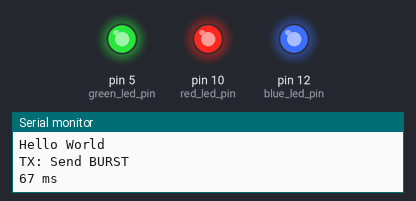
This sketch was run on a simulated Arduino Uno, built with avr-gcc and run on an emulated ATmega328P. Parts: output pins drawn as LEDs (lit = HIGH), the last lines printed to the serial monitor. At 10.7 s the program stops and its outputs stay as they are.

Above: at 0.1 s.
At 10.7 s:
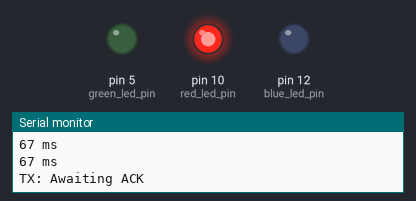
Timing chart, 0 to 12.2 s (numbered marks = the images above):
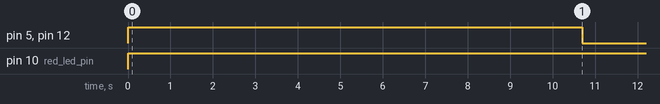

The sketch:

IRGC_GameDemo1.ino
```cpp
#include <IRremote.h>

#define PLAYER1

#define NUM_PLAYERS 3

#ifdef PLAYER1
#define MY_PLAYER_NUMBER 1
#define START_WITH_BALL  1
#endif
#ifdef PLAYER2
#define MY_PLAYER_NUMBER 2
#define START_WITH_BALL  0
#endif
#ifdef PLAYER3
#define MY_PLAYER_NUMBER 3
#define START_WITH_BALL  0
#endif

#define SENDING_TIMEOUT 10000
#define ACK_TIMEOUT     1000 // i changed this to 500, it was 1000
#define TX_TIMEOUT      250

//The IR transmit pin is defined by what timer is chosen in the library IRRemoteint.h
//Since we are using an ATTINY84 chip we have to use timer 1 which binds to arduino pin 6
//If we were using ATMEGA328 timer 1 binds to pin 9

int have_ball = START_WITH_BALL;
int caught_ball = START_WITH_BALL;
int time_received_ball = 0;
int begin_transmit_timestamp = 0;
int ball_number = MY_PLAYER_NUMBER;


int RECV_PIN = 4;
IRrecv irrecv(RECV_PIN);
IRsend irsend;
decode_results results;

int red_led_pin = 10;
int blue_led_pin = 12;
int green_led_pin = 5;

void led_on();
void led_off();
void led_done();
void led_red();

void setup()
{
  pinMode(red_led_pin, OUTPUT);
  pinMode(blue_led_pin, OUTPUT);
  pinMode(green_led_pin, OUTPUT);

  Serial.begin(115200);
  Serial.println(F("Hello World"));
  irrecv.enableIRIn(); // Start the receiver
  time_received_ball = 0;
}

void loop() {

  if(have_ball){
    led_on();

    int new_ball_number = MY_PLAYER_NUMBER + 1;
    if(new_ball_number > NUM_PLAYERS){
      new_ball_number = 1;
    }

    int next_ball_number = new_ball_number + 1;
     if(next_ball_number > NUM_PLAYERS){
      next_ball_number = 1;
    }


    while((millis() - time_received_ball) <= SENDING_TIMEOUT){

      begin_transmit_timestamp = millis();
      Serial.println(F("TX: Send BURST"));
      while(millis() - begin_transmit_timestamp <= TX_TIMEOUT){
        uint32_t timestamp = millis();
        irsend.sendSony(new_ball_number, 12);
        Serial.print(millis() - timestamp);
        Serial.println(F(" ms"));
        delay(100);
      }

      irrecv.enableIRIn();

      begin_transmit_timestamp = millis();
      Serial.println(F("TX: Awaiting ACK"));
      while((millis() - begin_transmit_timestamp) <= ACK_TIMEOUT){

        if (irrecv.decode(&results)) {
          Serial.println(results.value, HEX);
          irrecv.resume(); // Receive the next value
          if(results.value == next_ball_number){
            have_ball = 0;
            Serial.println(F("Received ACK"));
            delay(TX_TIMEOUT);
            Serial.println(F("Going to RX"));
            return;
          }
          else{
            Serial.print(F("Received Unexpected Value: "));
            Serial.println(results.value, HEX);
          }
        }

      }
    }

    for(;;){
      led_red();
    }

  }
  else{ //if(!have_ball && !caught_ball){
    led_off();

    if (irrecv.decode(&results)) {
      irrecv.resume(); // Receive the next value
      if(results.value == MY_PLAYER_NUMBER){
        Serial.println(F("RX: Received BURST"));
        have_ball = 1;
        time_received_ball = millis();

        delay(TX_TIMEOUT);
        Serial.println(F("Going to TX"));

      }
      else{
        Serial.print(F("Unexpected Value: "));
        Serial.println(results.value, HEX);
      }
    }

  }
  /*
  else if(!have_ball && caught_ball){
    led_done();
  }
  */

}

void led_on(){
    digitalWrite(red_led_pin, HIGH);
    digitalWrite(blue_led_pin, HIGH);
    digitalWrite(green_led_pin, HIGH);
}

void led_off(){
    digitalWrite(red_led_pin, LOW);
    digitalWrite(blue_led_pin, LOW);
    digitalWrite(green_led_pin, LOW);
}

void led_done(){
    digitalWrite(red_led_pin, LOW);
    digitalWrite(blue_led_pin, LOW);
    digitalWrite(green_led_pin, HIGH);
}

void led_red(){
    digitalWrite(red_led_pin, HIGH);
    digitalWrite(blue_led_pin, LOW);
    digitalWrite(green_led_pin, LOW);
}
```

Measured:
- by itself, pin 5 (green_led_pin), pin 12 (blue_led_pin): LOW → HIGH at 0.00 s, → LOW 10.7 s later
- by itself, pin 10 (red_led_pin): LOW → HIGH at 0.00 s
